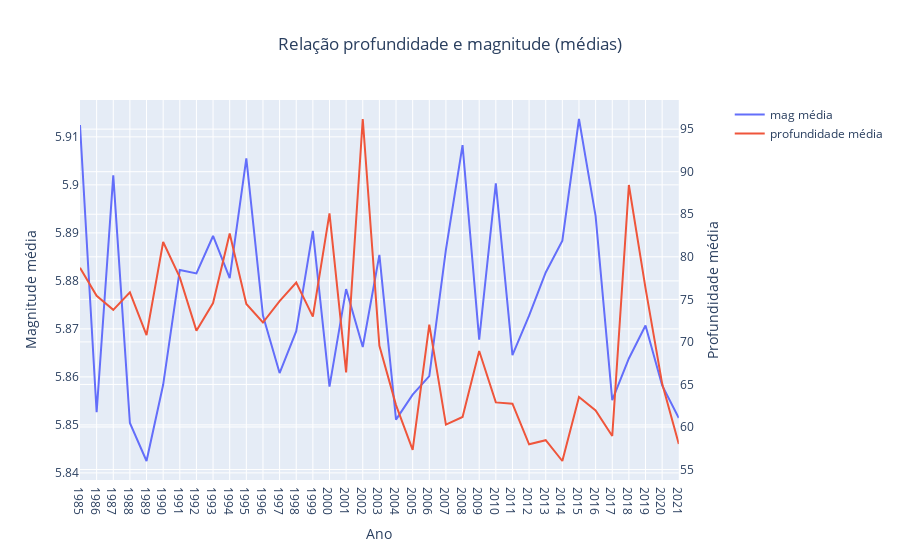

Notebook code cell kept with this figure:
### Markdown cell above
# Análise do comportamento da profundidade de ocorrência dos tremores

### Code cell
fig = make_subplots(specs=[[{"secondary_y": True}]])

fig.add_trace(go.Scatter(name="mag média", x = df_sismos_summary['ano'],y=df_sismos_summary['mag(mean)']),secondary_y=False)
fig.add_trace(go.Scatter(name="profundidade média", x = df_sismos_summary['ano'],y=df_sismos_summary['depth(mean)']),secondary_y=True)

fig.update_layout(
    title_text="Relação profundidade e magnitude (médias)",
    title_x=0.5
)

fig.update_xaxes(title_text="Ano")
fig.update_yaxes(title_text="Magnitude média", secondary_y=False)
fig.update_yaxes(title_text="Profundidade média", secondary_y=True)

fig.show()

### Figure 1 — Plotly figure (JSON) as saved in the notebook; plotly's stock layout.template omitted (floating-point values rounded to 4 significant figures)
{"data": [{"name": "mag média", "type": "scatter", "x": ["1985", "1986", "1987", "1988", "1989", "1990", "1991", "1992", "1993", "1994", "1995", "1996", "1997", "1998", "1999", "2000", "2001", "2002", "2003", "2004", "2005", "2006", "2007", "2008", "2009", "2010", "2011", "2012", "2013", "2014", "2015", "2016", "2017", "2018", "2019", "2020", "2021"], "xaxis": "x", "y": [5.912, 5.853, 5.902, 5.85, 5.842, 5.858, 5.882, 5.882, 5.889, 5.881, 5.906, 5.873, 5.861, 5.87, 5.89, 5.858, 5.878, 5.866, 5.885, 5.851, 5.856, 5.86, 5.886, 5.908, 5.868, 5.9, 5.865, 5.873, 5.882, 5.888, 5.914, 5.893, 5.855, 5.864, 5.871, 5.858, 5.851], "yaxis": "y"}, {"name": "profundidade média", "type": "scatter", "x": ["1985", "1986", "1987", "1988", "1989", "1990", "1991", "1992", "1993", "1994", "1995", "1996", "1997", "1998", "1999", "2000", "2001", "2002", "2003", "2004", "2005", "2006", "2007", "2008", "2009", "2010", "2011", "2012", "2013", "2014", "2015", "2016", "2017", "2018", "2019", "2020", "2021"], "xaxis": "x", "y": [78.71, 75.42, 73.77, 75.83, 70.79, 81.74, 77.58, 71.32, 74.57, 82.74, 74.45, 72.28, 74.78, 76.98, 72.97, 85.11, 66.42, 96.19, 69.55, 62.58, 57.32, 72.03, 60.28, 61.18, 68.93, 62.89, 62.74, 57.97, 58.45, 56.01, 63.54, 61.94, 58.94, 88.43, 76.32, 65.1, 58.0], "yaxis": "y2"}], "layout": {"title": {"text": "Relação profundidade e magnitude (médias)", "x": 0.5}, "xaxis": {"anchor": "y", "domain": [0, 0.94], "title": {"text": "Ano"}}, "yaxis": {"anchor": "x", "domain": [0, 1], "title": {"text": "Magnitude média"}}, "yaxis2": {"anchor": "x", "overlaying": "y", "side": "right", "title": {"text": "Profundidade média"}}}}
